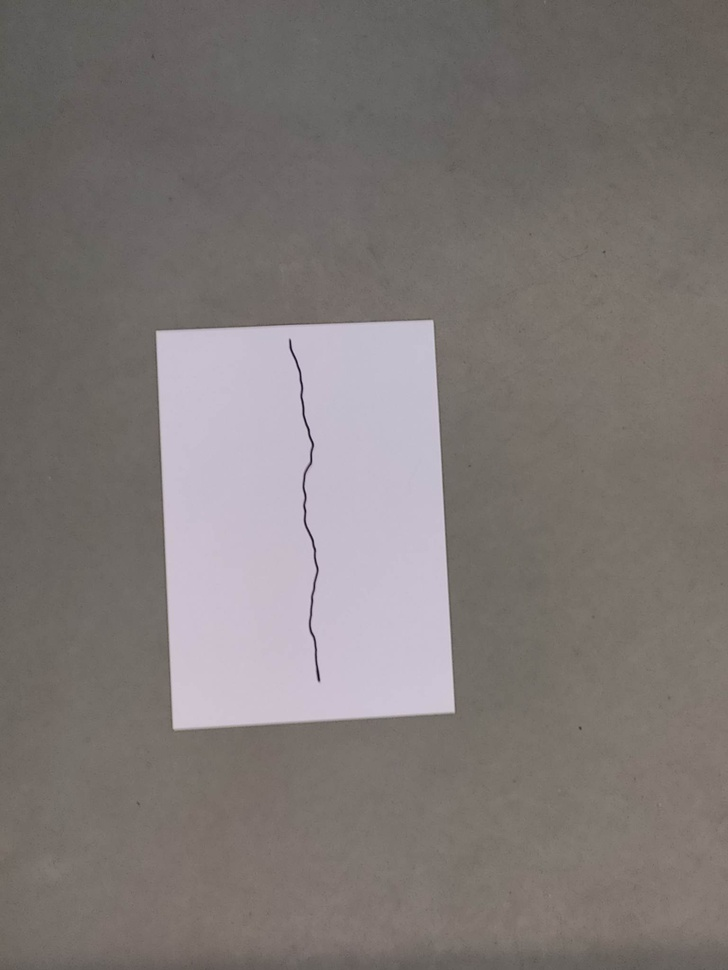
#> input picture Papir2.jpeg, 728 x 970 px, shrunk from 1537 x 2048 before the run
$ python 'ROI of crack.py'
#> lines starting #> are read from the running program, lines starting #| are printed output that depends on the picture; after the words box and inside, x2 and y2 are one past the last pixel; in counts of white or black regions, pixels touching at a corner belong together
import cv2
import numpy as np

# Load the image
img = cv2.imread('Papir2.jpeg')
#> img is the input picture: shape (970, 728, 3); mean B, G, R 118.6, 120.6, 127.2

# Convert the image to grayscale
gray = cv2.cvtColor(img, cv2.COLOR_BGR2GRAY)

# Apply edge detection
edges = cv2.Canny(gray, 100, 200)
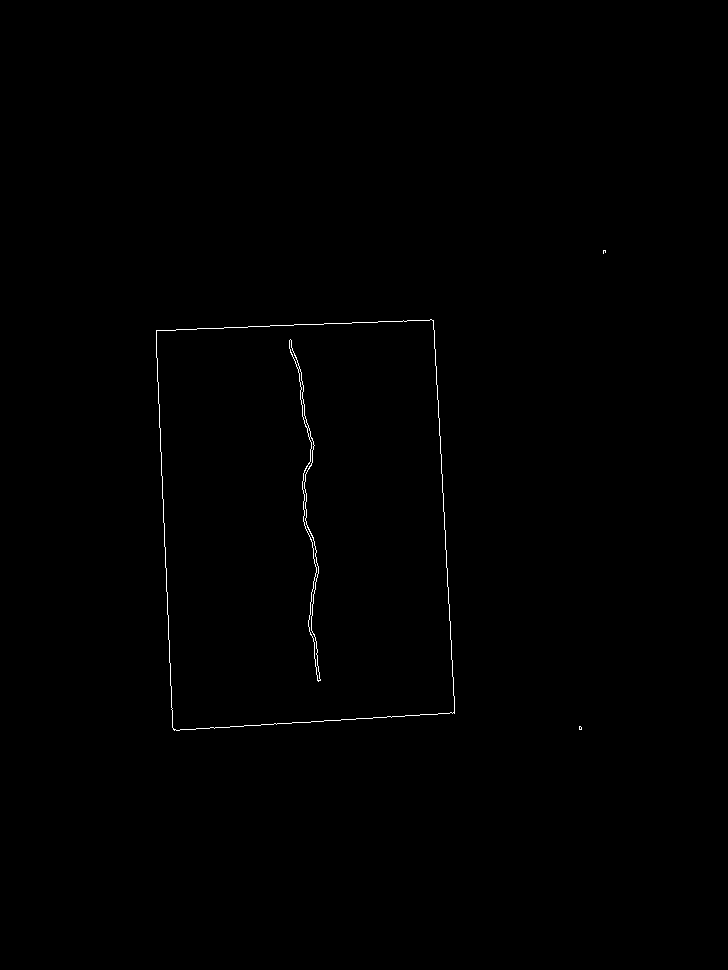
#> edges: shape (970, 728); 0.29% white in thin lines or dots, all inside (x1, y1, x2, y2) = (156, 250, 606, 731)

# Find contours in the edge map
contours, _ = cv2.findContours(edges, cv2.RETR_EXTERNAL, cv2.CHAIN_APPROX_SIMPLE)
#> contours = 3 contours, 2 with area under 20; largest, box (x1, y1, x2, y2) and area: (156, 319, 455, 731) 111224

# Find the contour with the largest area
max_area = 0
max_contour = None
for contour in contours:
    area = cv2.contourArea(contour)
    if area > max_area:
        max_area = area
        max_contour = contour
#> this loop made 3 passes
#> (area, max_area) on pass 2: (111224, 111224)
#> after the loop, max_area = 111224; max_contour = contour of 160 points, box (x1, y1, x2, y2) (156, 319, 455, 731), area 111224

# Determine the bounding box of the contour
x, y, w, h = cv2.boundingRect(max_contour)
#> x = 156; y = 319; w = 299; h = 412

# Crop the image to the bounding box
cropped_image = img[y:y+h, x:x+w]
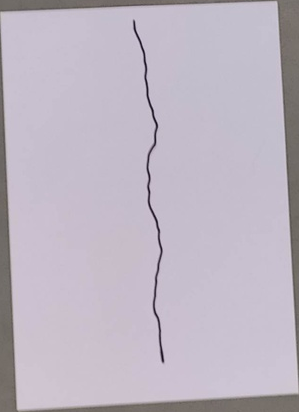
#> cropped_image: shape (412, 299, 3); mean B, G, R 194.2, 181.7, 189.8

# Display the cropped image
cv2.imshow('Cropped Image', cropped_image)
cv2.waitKey(0)
cv2.destroyAllWindows()

$ run again, with PaperSetup1.jpg copied over Papir2.jpeg
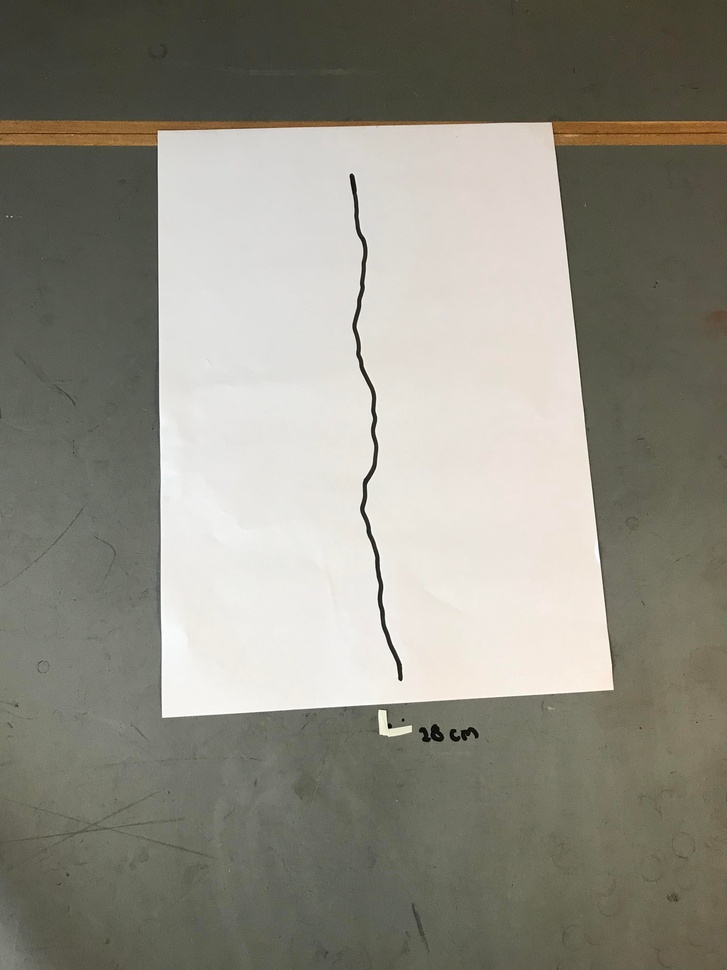
#> input picture PaperSetup1.jpg, 727 x 970 px, shrunk from 3024 x 4032 before the run
#> img is the input picture: shape (970, 727, 3); mean B, G, R 129.7, 140.7, 142.9
#> `edges = cv2.Canny(gray, 100, 200)`:
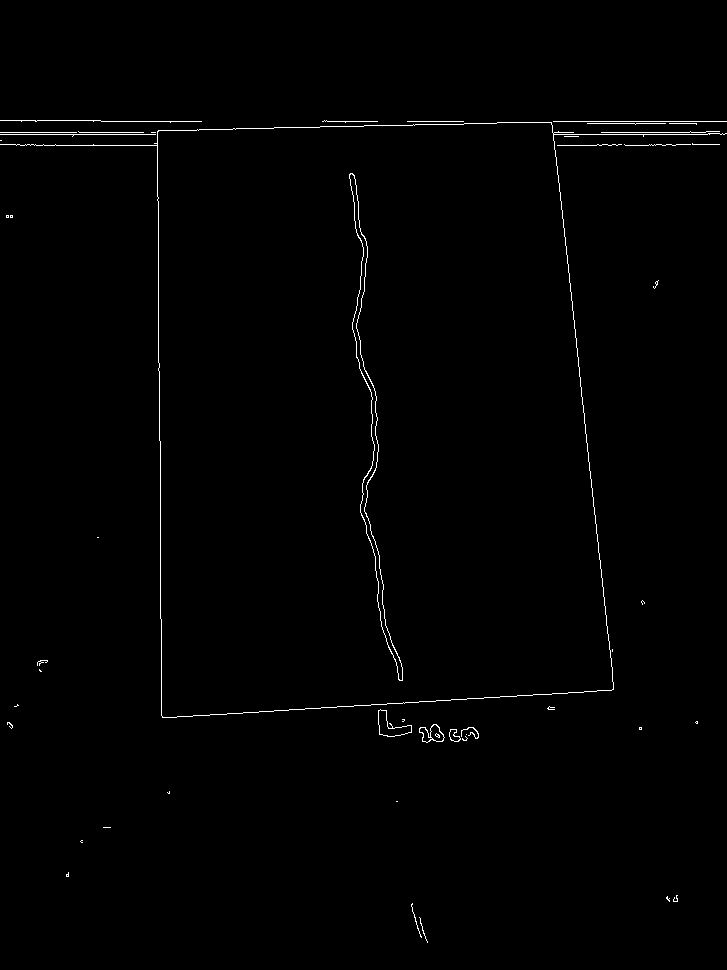
#> edges: shape (970, 727); 0.75% white in thin lines or dots, all inside (x1, y1, x2, y2) = (0, 120, 727, 943)
#> contours = 46 contours, 42 with area under 20; largest, box (x1, y1, x2, y2) and area: (0, 122, 727, 718) 245288, (378, 709, 412, 737) 392, (419, 724, 445, 743) 268, (449, 729, 461, 742) 82
#> the loop `for contour in contours:` made 46 passes
#> (area, max_area) on passes 12, 15, 19, 42: (81.5, 81.5), (268, 268), (392, 392), (245288, 245288)
#> after the loop `for contour in contours:`: max_area = 245288; max_contour = contour of 320 points, box (x1, y1, x2, y2) (0, 122, 727, 718), area 245288
#> x = 0; y = 122; w = 727; h = 596
#> `cropped_image = img[y:y+h, x:x+w]`:
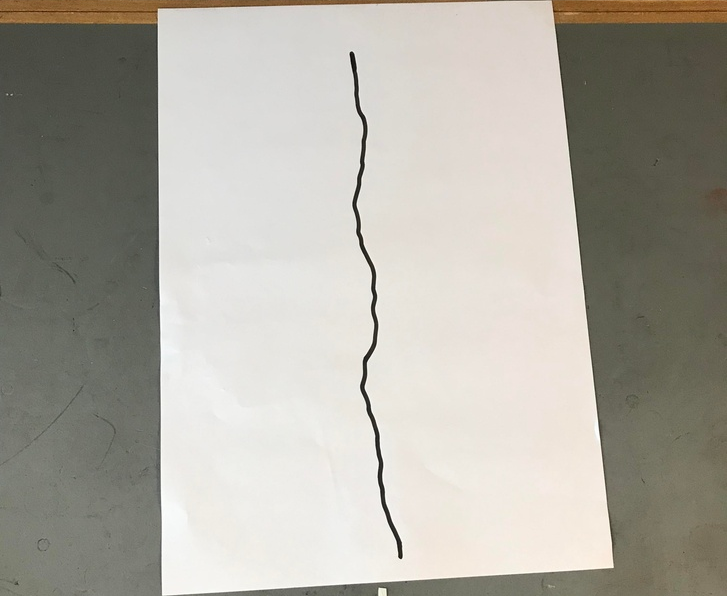
#> cropped_image: shape (596, 727, 3); mean B, G, R 161.1, 170.3, 173.6

$ run again, with Papir.jpg copied over Papir2.jpeg
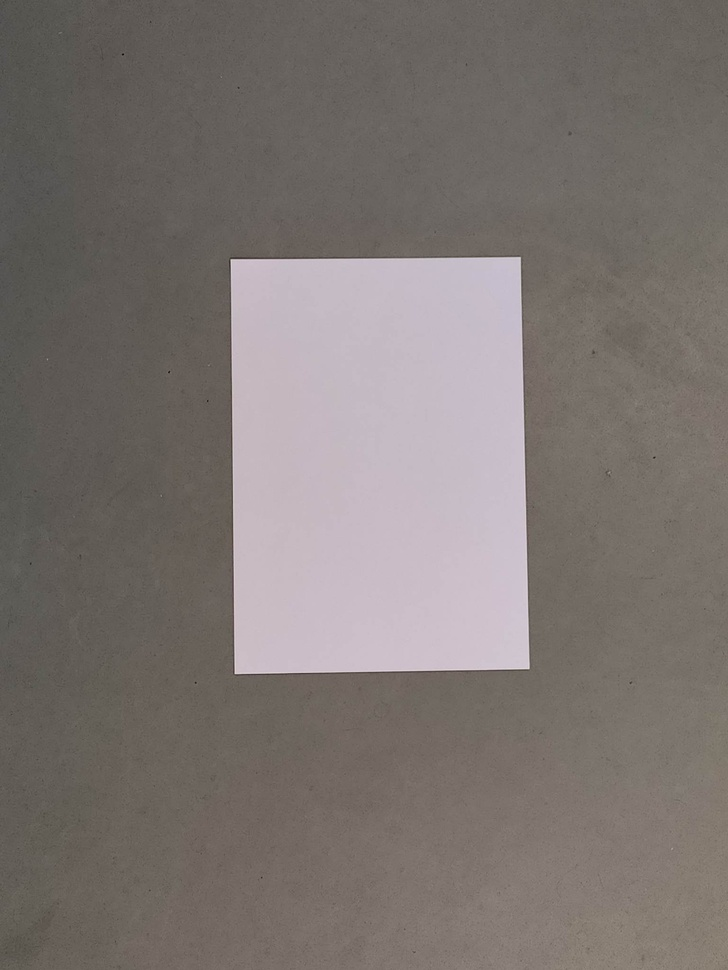
#> input picture Papir.jpg, 728 x 970 px, shrunk from 1537 x 2048 before the run
#> img is the input picture: shape (970, 728, 3); mean B, G, R 113.5, 116.9, 124.4
#> `edges = cv2.Canny(gray, 100, 200)`:
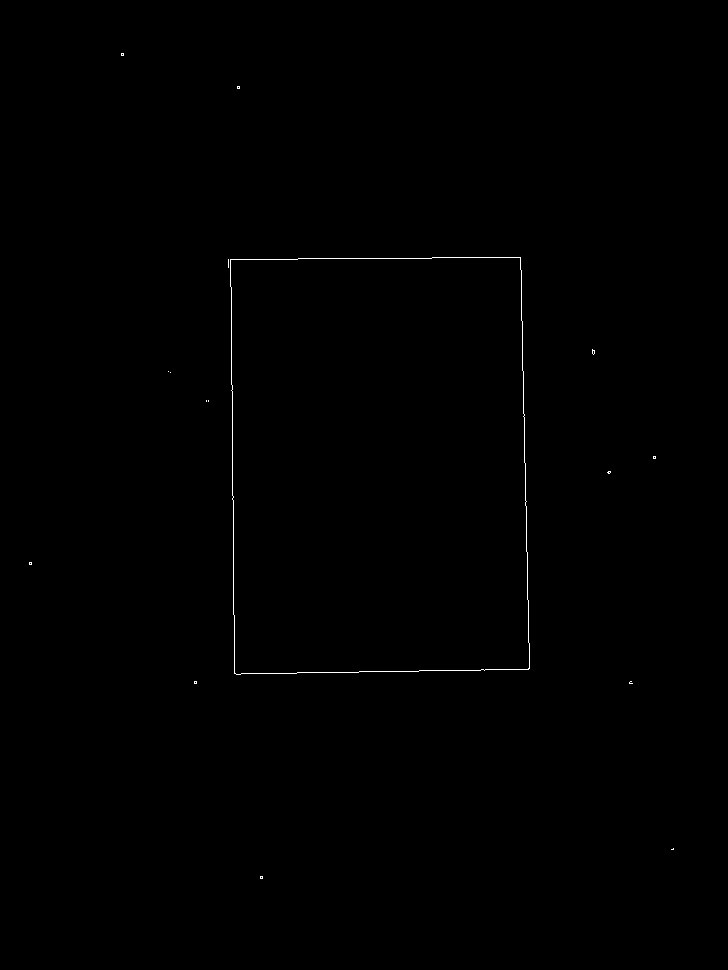
#> edges: shape (970, 728); 0.21% white in thin lines or dots, all inside (x1, y1, x2, y2) = (29, 53, 674, 879)
#> contours = 16 contours, 15 with area under 20; largest, box (x1, y1, x2, y2) and area: (230, 257, 530, 675) 120828
#> the loop `for contour in contours:` made 16 passes
#> (area, max_area) on pass 14: (120828, 120828)
#> after the loop `for contour in contours:`: max_area = 120828; max_contour = contour of 63 points, box (x1, y1, x2, y2) (230, 257, 530, 675), area 120828
#> x = 230; y = 257; w = 300; h = 418
#> `cropped_image = img[y:y+h, x:x+w]`:
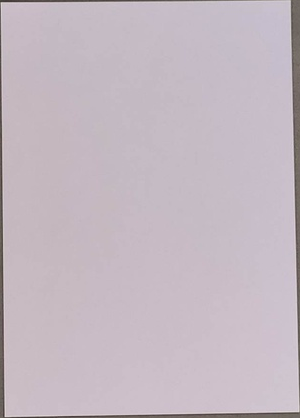
#> cropped_image: shape (418, 300, 3); mean B, G, R 193.2, 184.4, 195.8
